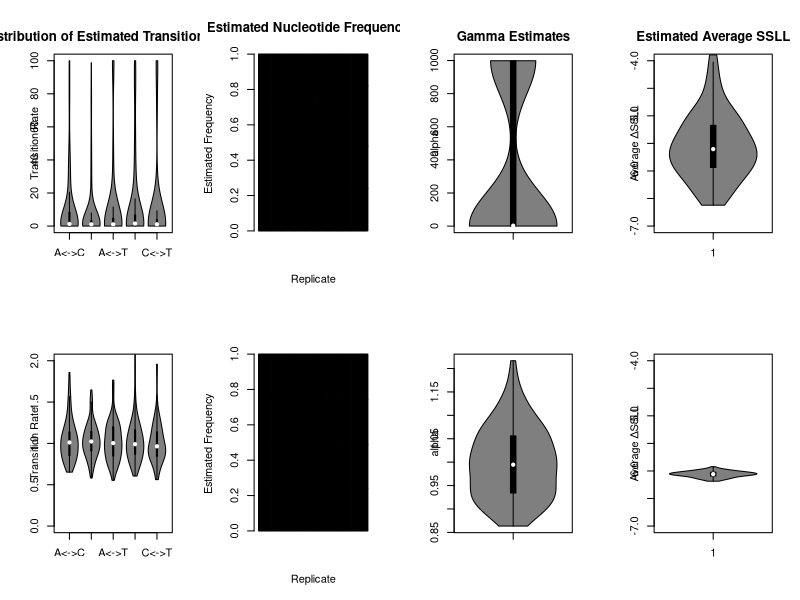

The R source for this figure:
library(vioplot)
par(mfrow=c(2,4))

#Short simulations
setwd("/Users/joseph.walker/Desktop/OutlierFinal/ModelSims/")
a = read.csv("ShortSimsParams.txt",header=FALSE)
vioplot(a[,1],a[,2],a[,3],a[,4],a[,5],main="Distribution of Estimated Transition Rates",ylab="Transition Rate",xlab="",names=c("A<->C","A<->G","A<->T","C<->G","C<->T"))
c = t(a[6:9])
barplot(as.matrix(c),ylab="Estimated Frequency",xlab="Replicate",main="Estimated Nucleotide Frequencies")
vioplot(a[,10],main="Gamma Estimates",ylab="alpha",xlab="",names=c(""))
b = read.csv("ShortSimsLikes.txt",header=TRUE)
vioplot(b[,1],ylim=c(-7,-4),main="Estimated Average SSLL",ylab="Average ΔSSLL",xlab="")

#Long Simulations
a = read.csv("LongSimsParams.txt",header=FALSE)
vioplot(a[,1],a[,2],a[,3],a[,4],a[,5],ylim=c(0,2),main="",ylab="Transition Rate",xlab="",names=c("A<->C","A<->G","A<->T","C<->G","C<->T"))
c = t(a[6:9])
barplot(as.matrix(c),ylab="Estimated Frequency",xlab="Replicate",main="")
vioplot(a[,10],main="",ylab="alpha",xlab="",names=c(""))
b = read.csv("LongSimsLikes.txt",header=TRUE)
vioplot(b[,1],ylim=c(-7,-4),main="",ylab="Average ΔSSLL",xlab="")
